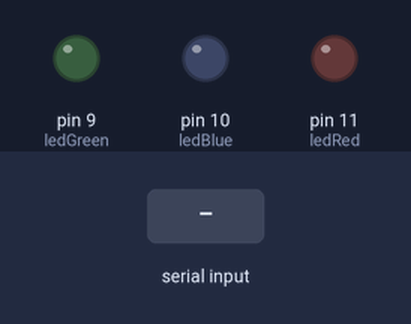
Simulated run of this sketch. Board: Arduino Uno, built with avr-gcc and run on an emulated ATmega328P. On the bench: output pins drawn as LEDs (lit = HIGH). The inputs (shaded band) are chosen by the test bench.

Above: at 1.2 s.
1.3 s: "r1." received over Serial
At 1.9 s:
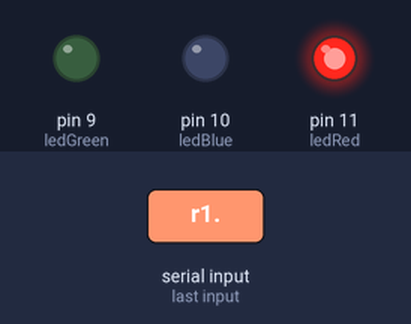
2.8 s: "b1." received over Serial
At 4.0 s:
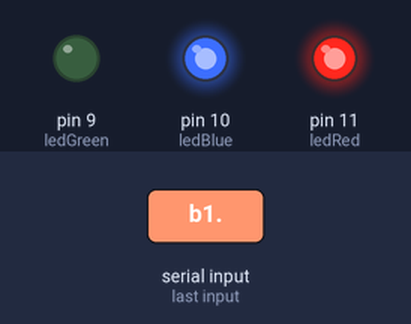
4.3 s: "r0." received over Serial
At 5.4 s:
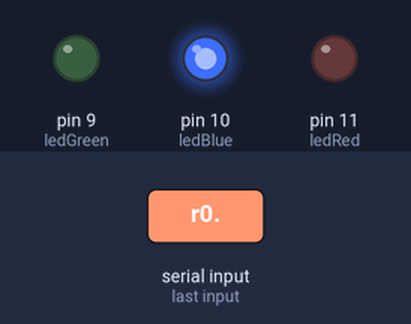
5.8 s: "g1." received over Serial
At 6.5 s:
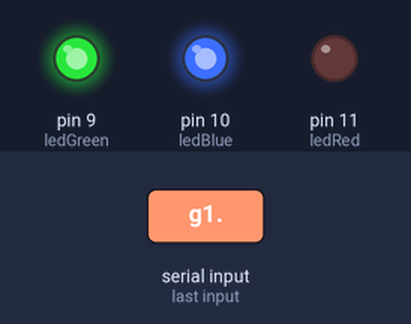
7.3 s: "b0." received over Serial
At 7.6 s:
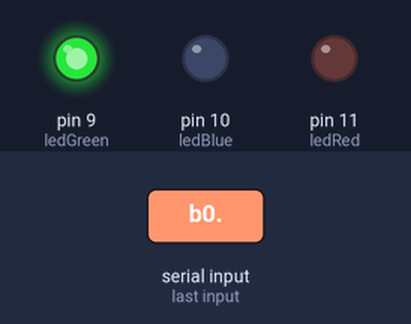
8.8 s: "g0." received over Serial
At 10.0 s:
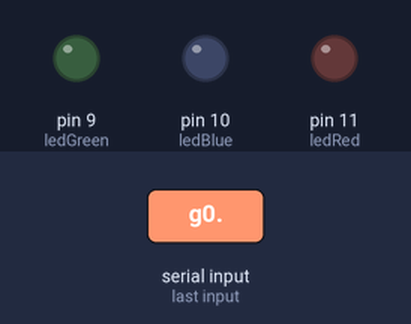
Timing chart, 0 to 11.3 s (numbered marks = the images above; inputs shaded):
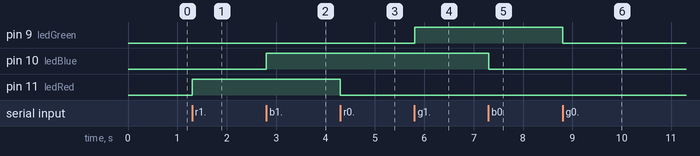

Measured:
- after the input at 1.3 s, pin 11 (ledRed): LOW → HIGH at once
- after the input at 2.8 s, pin 10 (ledBlue): LOW → HIGH at once
- after the input at 4.3 s, pin 11 (ledRed): HIGH → LOW at once
- after the input at 5.8 s, pin 9 (ledGreen): LOW → HIGH at once
- after the input at 7.3 s, pin 10 (ledBlue): HIGH → LOW at once
- after the input at 8.8 s, pin 9 (ledGreen): HIGH → LOW at once

The sketch:

arduino-pc-led.ino
```cpp
int ledRed = 11;
int ledGreen = 9;
int ledBlue = 10;

void setup() {
  pinMode(ledRed, OUTPUT);
  pinMode(ledGreen, OUTPUT);
  pinMode(ledBlue, OUTPUT);
  Serial.begin(9600);
}

void loop() {
  // データ受信したとき
  if (Serial.available() > 0) {
    String str = Serial.readStringUntil('.');

    if (str == "r1"){
      digitalWrite(ledRed, HIGH);
    }
    else if (str == "r0"){
      digitalWrite(ledRed,LOW);
    }
    else if (str == "b1"){
      digitalWrite(ledBlue, HIGH);
    }
    else if (str == "b0"){
      digitalWrite(ledBlue,LOW);
    }
    else if (str == "g1"){
      digitalWrite(ledGreen, HIGH);
    }
    else if (str == "g0"){
      digitalWrite(ledGreen,LOW);
    }

  }
}
```
